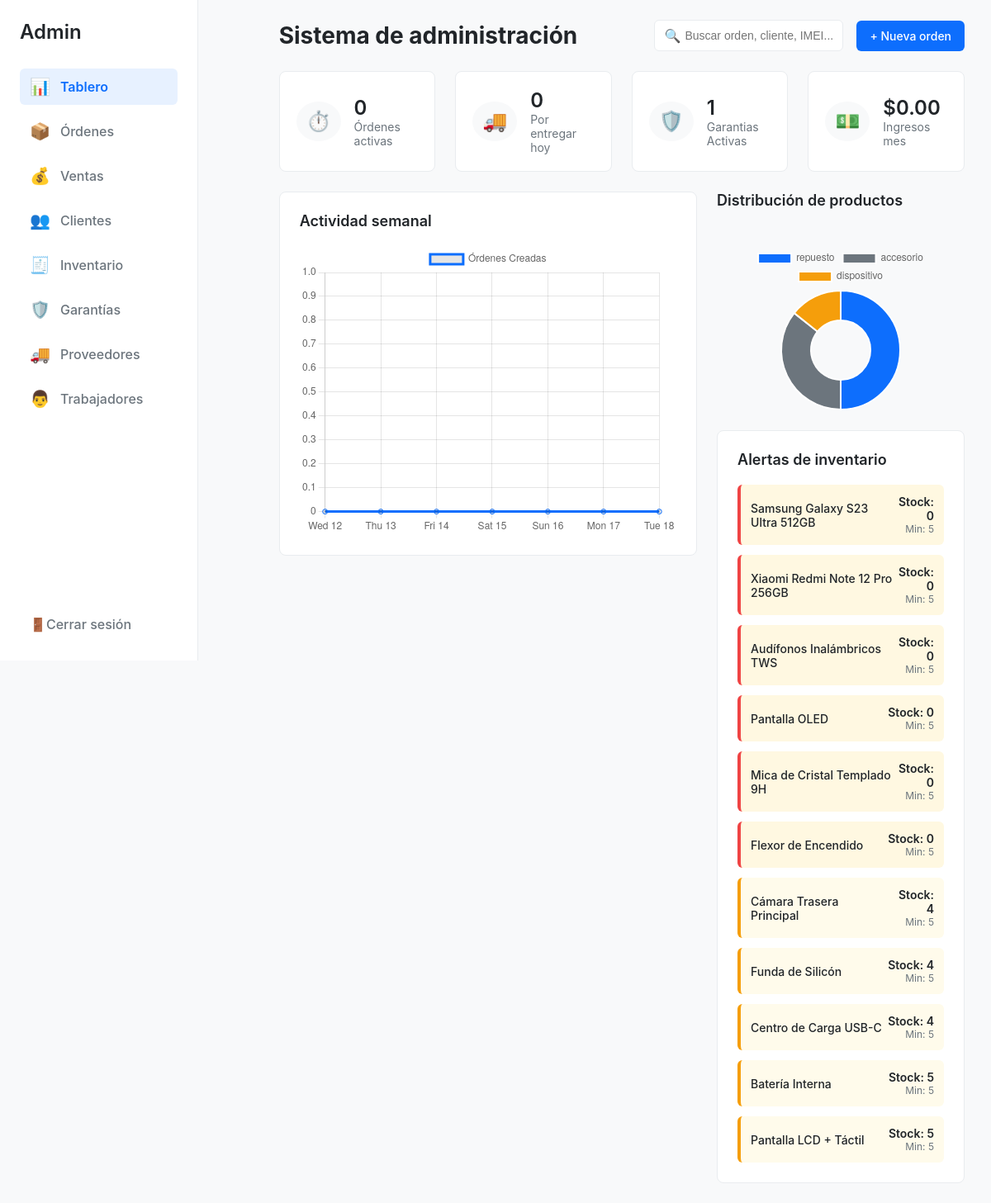
/admin/dashboard.php (signed in), run on an earlier commit of the app's database.
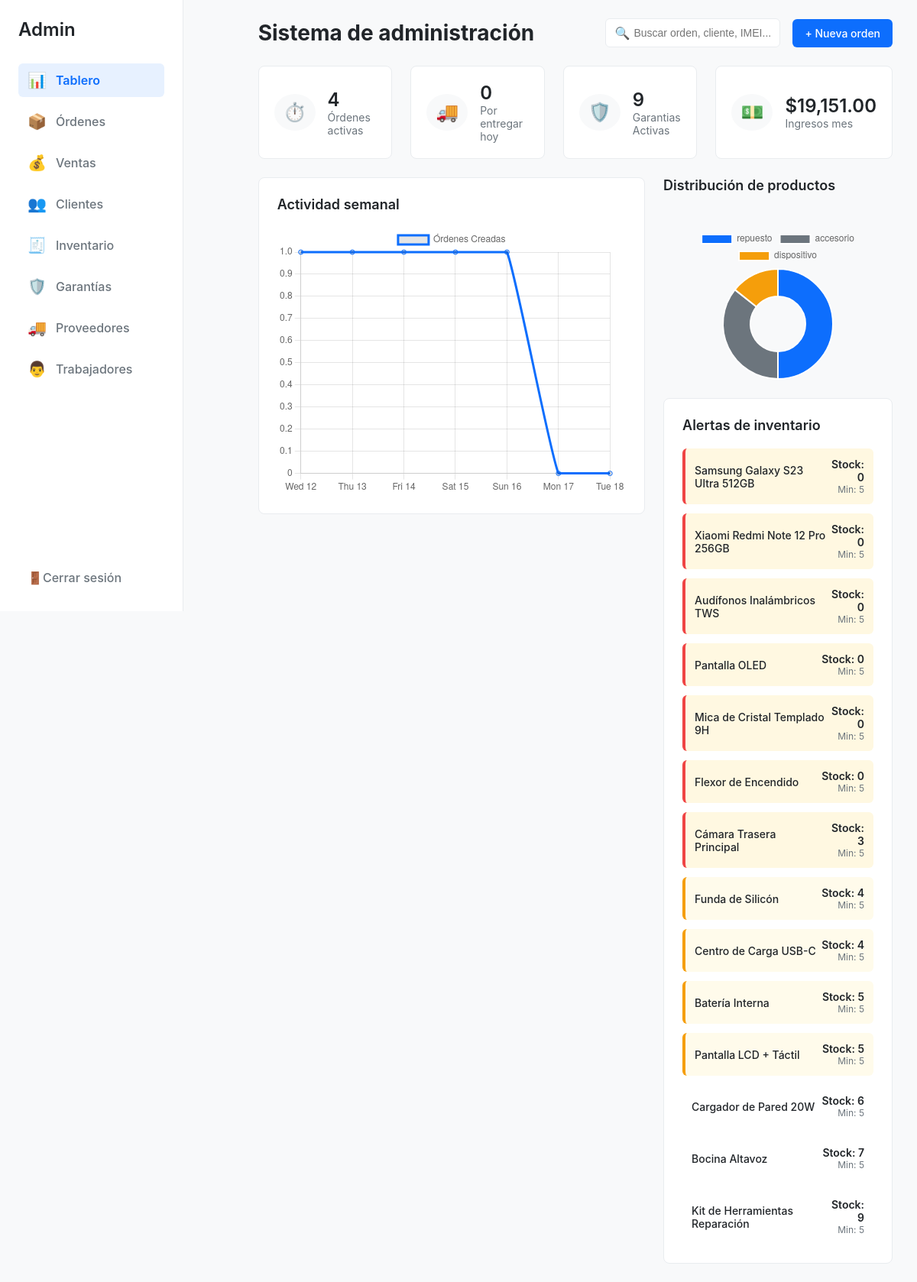
And on a later commit of the database.
### tables this page shows
CREATE TABLE `producto` (
  `id_producto` int(11) NOT NULL,
  `id_proveedor` int(11) NOT NULL,
  `nombre` varchar(100) NOT NULL,
  `marca` varchar(100) NOT NULL,
  `modelo_compatible` varchar(100) NOT NULL,
  `tipo_producto` enum('repuesto','accesorio','dispositivo') NOT NULL,
  `precio` decimal(10,0) NOT NULL,
  `stock` int(11) NOT NULL DEFAULT 0,
  `min_stock` int(11) NOT NULL DEFAULT 5,
  `nivel_alerta` enum('low','critical','normal') DEFAULT NULL
);

### html/admin/dashboard.php (the view, shortened to what the changed rows need)
<?php
require '../config/conexion.php';
try {
    $stmt_ordenes = $pdo->query("SELECT COUNT(*) FROM reparacion WHERE fecha_terminado >= CURDATE() OR fecha_terminado IS NULL");
    $total_ordenes = $stmt_ordenes->fetchColumn();
    $stmt_reclamos = $pdo->query("SELECT COUNT(*) FROM garantia WHERE fecha_fin >= CURDATE()");
    $total_reclamos = $stmt_reclamos->fetchColumn();
    $stmt_ingresos = $pdo->query("SELECT SUM(monto_pago) as total_mes FROM pago WHERE MONTH(fecha_pago) = MONTH(CURDATE()) AND YEAR(fecha_pago) = YEAR(CURDATE())");
    $ingresos_mes = $stmt_ingresos->fetch();
    $total_ingresos = $ingresos_mes['total_mes'] ?? 0;
} catch (\PDOException $e) {
    echo "Error al consultar la base de datos: " . $e->getMessage();
    die();
}
?>
<!DOCTYPE html>
<html lang="es">
<head>
</head>
<body>
    <main class="main-content">
        <header class="main-header">
            <h1>Sistema de administración</h1>
        </header>
        <section class="stats-grid">
            <div class="stat-card">
                <div class="info">
                    <h3><?php echo $total_ordenes; ?></h3>
                    <p>Órdenes activas</p>
                </div>
            </div>
            <div class="stat-card">
                <div class="info">
                    <h3><?php echo $total_reclamos; ?></h3>
                    <p>Garantias Activas</p>
                </div>
            </div>
            <div class="stat-card">
                <div class="info">
                    <h3>$<?php echo number_format($total_ingresos, 2); ?></h3>
                    <p>Ingresos mes</p>
                </div>
            </div>
        </section>
        <section class="dashboard-body">
            <div class="main-chart-area">
                <div class="card">
                    <h2 class="card-header">Actividad semanal</h2>
                    <div class="chart-container" style="position: relative; height:350px;">
                        <canvas id="actividadSemanalChart"></canvas>
                            </div>
                </div>
            </div>
            <div class="right-sidebar">
                <h2 class="card-header">Distribución de productos</h2>
                <div class="card">
                    <h2 class="card-header">Alertas de inventario</h2>
                    <ul class="alert-list">
    <ul class="alert-list">
     <?php
    $stmt_stock = $pdo->query("SELECT nombre, stock, min_stock, nivel_alerta
                              FROM producto
                              WHERE nivel_alerta IS NOT NULL
                              ORDER BY stock ASC");
    while ($item = $stmt_stock->fetch()) {
        $alert_class = $item['nivel_alerta'];
        echo '<li class="alert-item ' . $alert_class . '">';
        echo '  <div class="details">';
        echo '      <p>' . htmlspecialchars($item['nombre']) . '</p>';
        echo '  </div>';
        echo '  <div class="stock">';
        echo '      <div class="current">Stock: ' . $item['stock'] . '</div>';
        echo '      <div class="min">Min: ' . $item['min_stock'] . '</div>';
        echo '  </div>';
        echo '</li>';
    }
    ?>
</ul>
                </div>
            </div>
        </section>
    </main>
</body>
</html>

What changed in the data, as far as the page shows it:
changed producto "Cámara Trasera Principal": nivel_alerta "low" → "critical" (drawn); stock "4" → "3"
now on this page (row edited): producto: nombre "Cargador de Pared 20W", stock "6", min_stock "5", nivel_alerta "normal" (drawn)
now on this page (row edited): producto: nombre "Bocina Altavoz", stock "7", min_stock "5", nivel_alerta "normal" (drawn)
now on this page (row edited): producto: nombre "Kit de Herramientas Reparación", stock "9", min_stock "5", nivel_alerta "normal" (drawn)
Also different on the page:
$total_ordenes: "0" → "4"
$total_reclamos: "1" → "9"
$total_ingresos: "0.00" → "19,151.00"
chart data {{ json_encode($data_semana) }}: [0,0,0,0,0,0,0] → [1,1,1,1,1,0,0]
